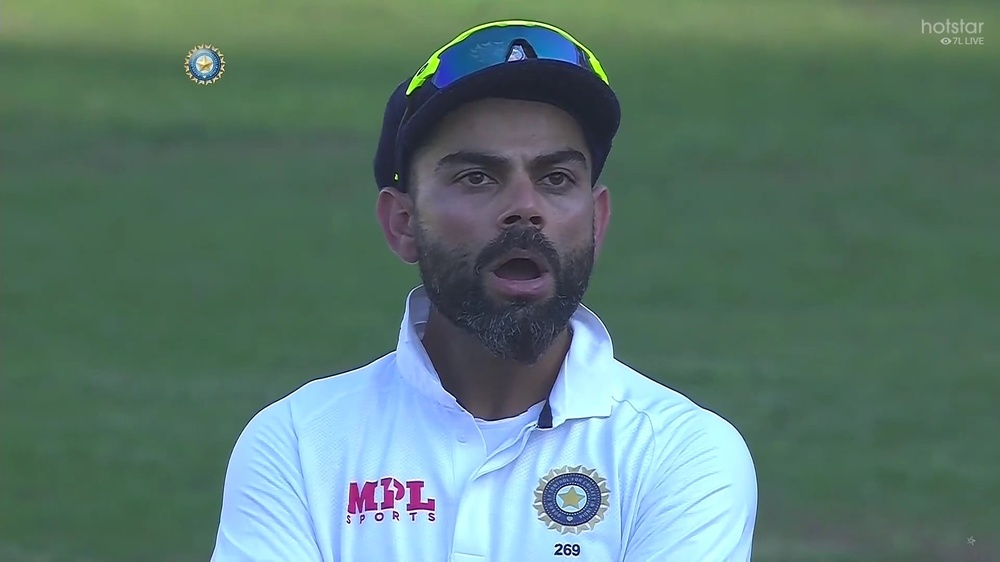
#> input picture images/FF1p2Z1VkAARG82.jpeg, 1000 x 562 px, shrunk from 1920 x 1080 before the run, given in place of the camera
$ python sketch_live.py
#> lines starting #> are read from the running program, lines starting #| are printed output that depends on the picture
# live render web cam and convert it to cartoon in real time
import cv2
import numpy as np
cap = cv2.VideoCapture(0)

while True:
    ret, image = cap.read()
#> image is the input picture: shape (562, 1000, 3); mean B, G, R 111.4, 120.5, 90.8

    gray_img = cv2.cvtColor(image, cv2.COLOR_BGR2GRAY)
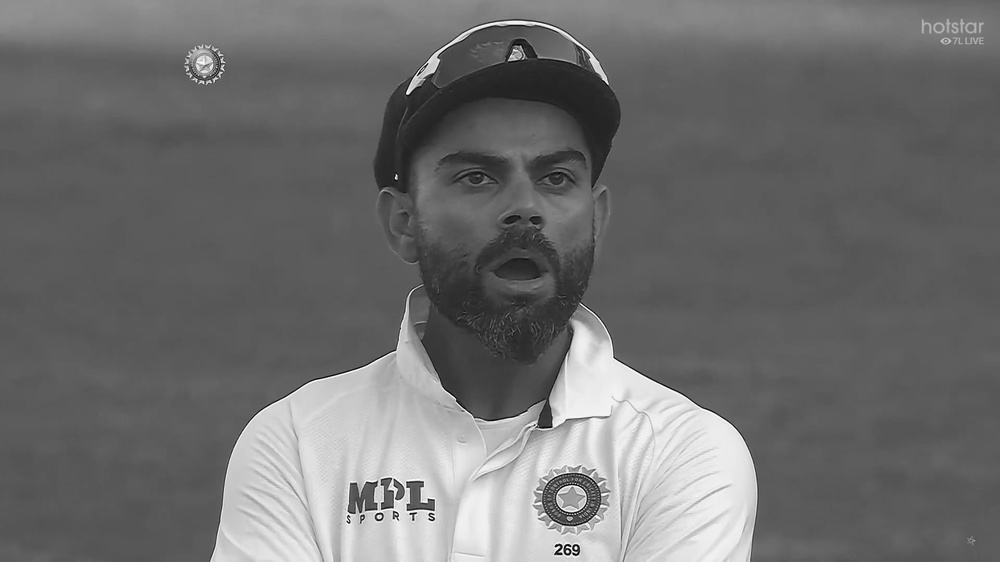
#> gray_img: shape (562, 1000); min 4, max 254, mean 110.6
    invert = cv2.bitwise_not(gray_img)
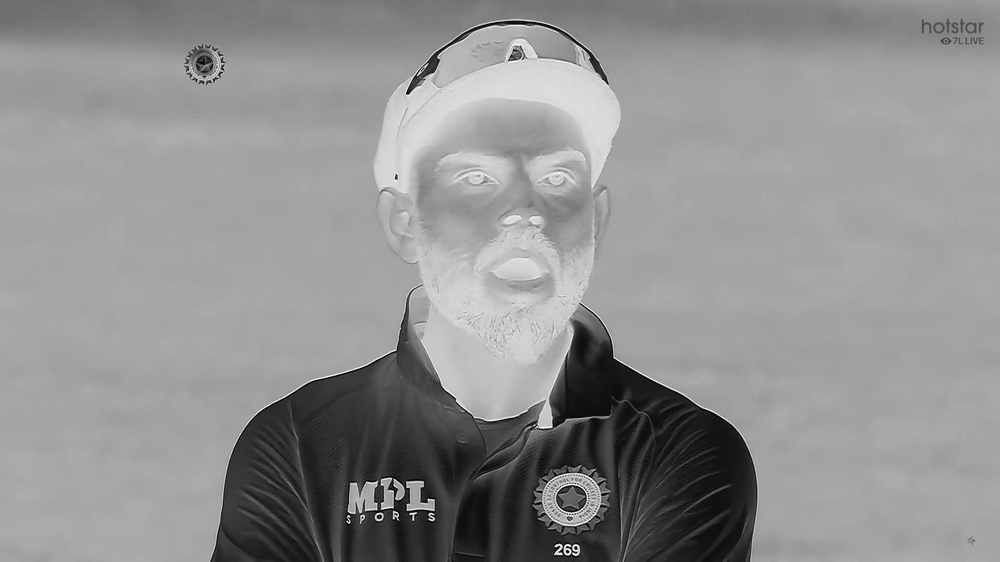
#> invert: shape (562, 1000); min 1, max 251, mean 144.4
    blur = cv2.GaussianBlur(invert, (29, 29), 0)
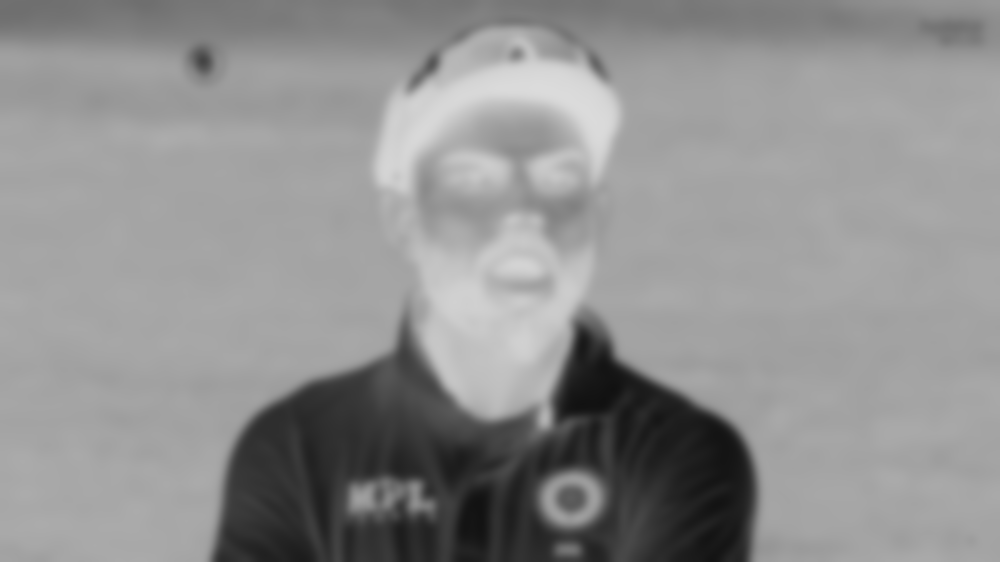
#> blur: shape (562, 1000); min 17, max 219, mean 144.4
    invertedBlur = cv2.bitwise_not(blur)
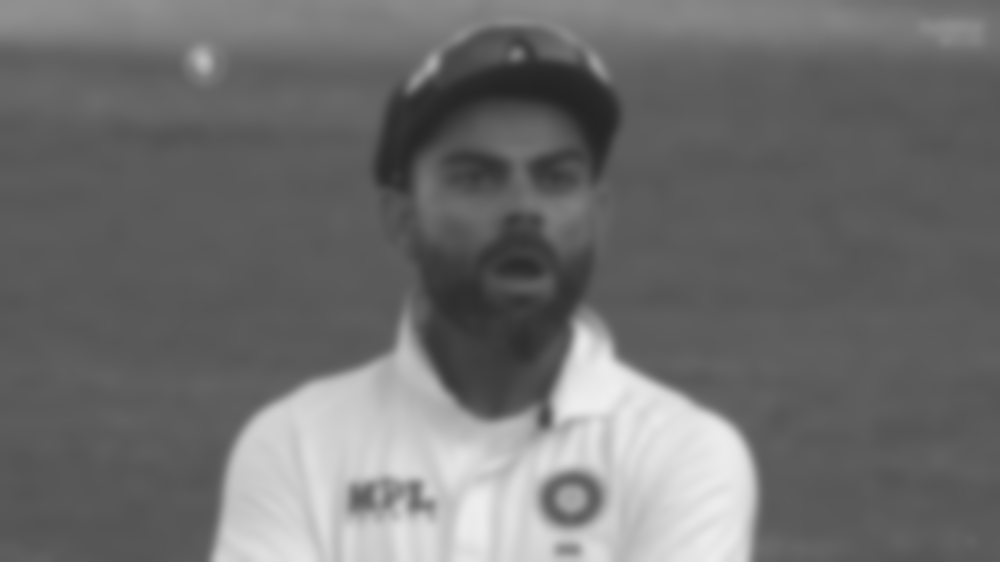
#> invertedBlur: shape (562, 1000); min 36, max 238, mean 110.6
    sketch = cv2.divide(gray_img, invertedBlur, scale=230.0)
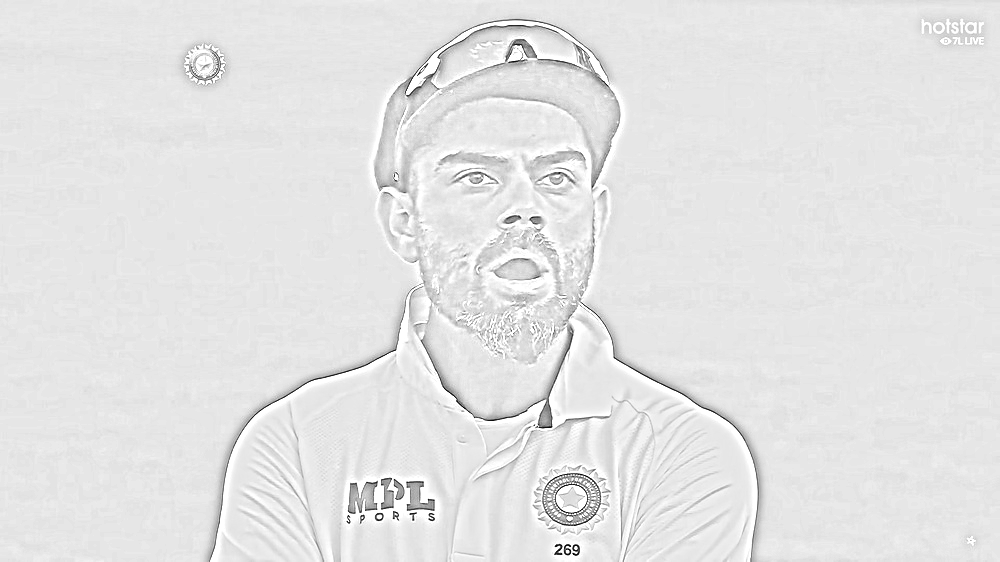
#> sketch: shape (562, 1000); min 6, max 255, mean 228.1
    cv2.imshow('frame', sketch)
    if(cv2.waitKey(1) & 0xFF == ord('p')):
#> (key q is pressed here)
        cv2.imwrite('images/cartoon_sketch.jpg', sketch)
    if(cv2.waitKey(1) & 0xFF == ord('q')):
#> (key q is pressed here)
        break
cap.release()
cv2.destroyAllWindows()
